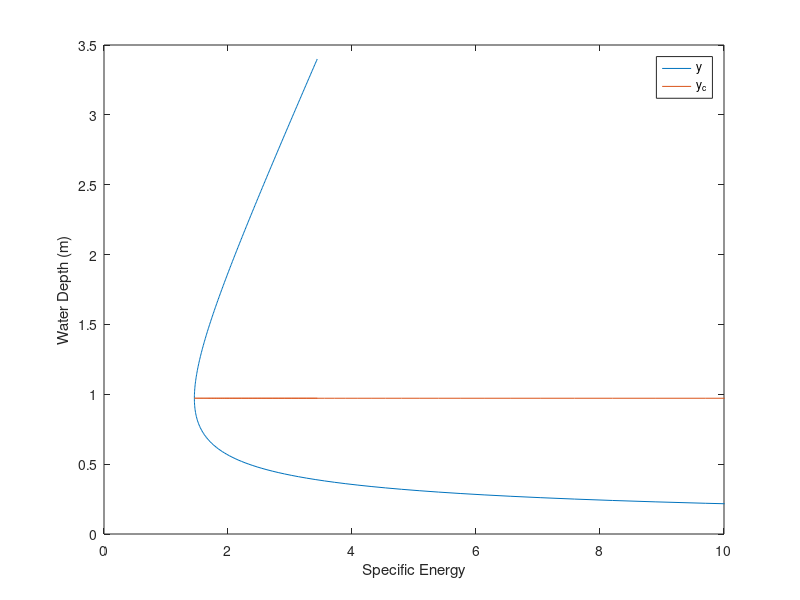

The MATLAB source for this figure:
clc
clear
clf
% Plots specific energy
% --------------------------- Created by-----------------------------------
% Logan Bayer, BS 
% Compound Inundation Team for Resilient Applications
% University of Georgia
% Fall 2023

% Channel parameters
b = 10; % m
Q = 30; % cms
dy = 0.01; % m
y_max = 3.4; % m
i_max = 1 + y_max/dy;
g = 9.81;
alpha = 1; % 1 if prismatic channel

y = zeros(i_max,1);
s_energy = zeros(i_max,1);
V = zeros(i_max,1);

% Set up domain
for i = 2:i_max
    y(i) = y(i-1)+dy; 
end

% Find Critical depth
yc = (Q^2/(g*b^2))^(1/3);

% Find the specific energy for each y
for i = 1:i_max
    A = b*y(i); 
    V(i) = Q/A;
    s_energy(i) = y(i) + alpha*(V(i)^2/(2*g));
end

plot(s_energy,y);
hold on
y_c = zeros(i_max,1);
y_c(:) = yc;
Ac = b*yc;
Vc = Q/Ac;
s_energy_c = zeros(i_max,1);
s_energy_c(:) = yc + alpha*(Vc^2/(2*g));
plot(s_energy,y_c);
ylabel('Water Depth (m)')
xlabel('Specific Energy')
xlim([0 10])
legend('y','y_c')